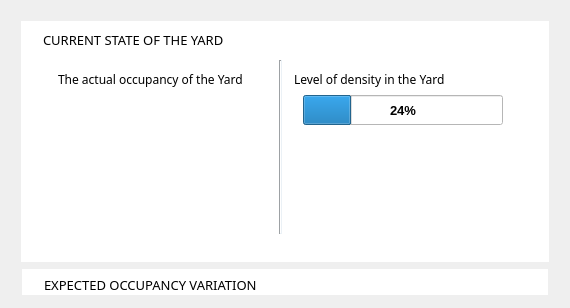
                   <widget class="QWidget" name="homePage">
                    <layout class="QVBoxLayout" name="verticalLayout_12">
                     <item>
                      <widget class="QFrame" name="frame_8">
                       <property name="styleSheet">
                        <string notr="true">background-color: transparent;</string>
                       </property>
                       <property name="frameShape">
                        <enum>QFrame::StyledPanel</enum>
                       </property>
                       <property name="frameShadow">
                        <enum>QFrame::Raised</enum>
                       </property>
                       <layout class="QVBoxLayout" name="verticalLayout_21">
                        <property name="bottomMargin">
                         <number>0</number>
                        </property>
                        <item>
                         <widget class="QFrame" name="frame_7">
                          <property name="styleSheet">
                           <string notr="true">background-color: #ffffff;</string>
                          </property>
                          <layout class="QVBoxLayout" name="verticalLayout_6">
                           <property name="spacing">
                            <number>0</number>
                           </property>
                           <item alignment="Qt::AlignTop">
                            <widget class="QLabel" name="label">
                             <property name="maximumSize">
                              <size>
                               <width>16777215</width>
                               <height>20</height>
                              </size>
                             </property>
                             <property name="font">
                              <font>
                               <family>Arial Rounded MT Bold</family>
                               <pointsize>10</pointsize>
                               <weight>50</weight>
                               <bold>false</bold>
                              </font>
                             </property>
                             <property name="styleSheet">
                              <string notr="true">padding: 5px;
margin-left: 5px;</string>
                             </property>
                             <property name="text">
                              <string>CURRENT STATE OF THE YARD</string>
                             </property>
                            </widget>
                           </item>
                           <item alignment="Qt::AlignTop">
                            <widget class="QFrame" name="frame_10">
                             <property name="whatsThis">
                              <string>QFrame</string>
                             </property>
                             <property name="styleSheet">
                              <string notr="true">#frame_10{
padding: 10px;
}
#densityChartWidget{
padding: 30px;}</string>
                             </property>
                             <layout class="QHBoxLayout" name="horizontalLayout_5">
                              <property name="topMargin">
                               <number>0</number>
                              </property>
                              <item>
                               <widget class="QWidget" name="pieChartWidget" native="true">
                                <property name="styleSheet">
                                 <string notr="true">background-color: #ffffff;</string>
                                </property>
                                <layout class="QVBoxLayout" name="verticalLayout_13">
                                 <property name="rightMargin">
                                  <number>30</number>
                                 </property>
                                 <item alignment="Qt::AlignTop">
                                  <widget class="QLabel" name="label_8">
                                   <property name="minimumSize">
                                    <size>
                                     <width>0</width>
                                     <height>20</height>
                                    </size>
                                   </property>
                                   <property name="maximumSize">
                                    <size>
                                     <width>16777215</width>
                                     <height>30</height>
                                    </size>
                                   </property>
                                   <property name="font">
                                    <font>
                                     <family>Arial Rounded MT Bold</family>
                                     <pointsize>9</pointsize>
                                     <weight>50</weight>
                                     <bold>false</bold>
                                     <underline>false</underline>
                                     <strikeout>false</strikeout>
                                     <stylestrategy>PreferDefault</stylestrategy>
                                     <kerning>true</kerning>
                                    </font>
                                   </property>
                                   <property name="text">
                                    <string>The actual occupancy of the Yard</string>
                                   </property>
                                  </widget>
                                 </item>
                                </layout>
                               </widget>
                              </item>
                              <item>
                               <widget class="Line" name="line_2">
                                <property name="styleSheet">
                                 <string notr="true">background-color: #EBF1F6;
</string>
                                </property>
                                <property name="orientation">
                                 <enum>Qt::Vertical</enum>
                                </property>
                               </widget>
                              </item>
                              <item>
                               <widget class="QWidget" name="densityChartWidget" native="true">
                                <property name="styleSheet">
                                 <string notr="true">background-color: #ffffff;
</string>
                                </property>
                                <layout class="QVBoxLayout" name="verticalLayout_10">
                                 <property name="leftMargin">
                                  <number>6</number>
                                 </property>
                                 <item alignment="Qt::AlignTop">
                                  <widget class="QLabel" name="label_20">
                                   <property name="minimumSize">
                                    <size>
                                     <width>0</width>
                                     <height>20</height>
                                    </size>
                                   </property>
                                   <property name="maximumSize">
                                    <size>
                                     <width>16777215</width>
                                     <height>30</height>
                                    </size>
                                   </property>
                                   <property name="font">
                                    <font>
                                     <family>Arial Rounded MT Bold</family>
                                     <pointsize>9</pointsize>
                                    </font>
                                   </property>
                                   <property name="text">
                                    <string>Level of density in the Yard</string>
                                   </property>
                                  </widget>
                                 </item>
                                 <item alignment="Qt::AlignHCenter|Qt::AlignVCenter">
                                  <widget class="QWidget" name="widget_10" native="true">
                                   <layout class="QVBoxLayout" name="verticalLayout_27">
                                    <property name="topMargin">
                                     <number>0</number>
                                    </property>
                                    <property name="bottomMargin">
                                     <number>100</number>
                                    </property>
                                    <item>
                                     <widget class="QProgressBar" name="progressBarYardDensity">
                                      <property name="minimumSize">
                                       <size>
                                        <width>200</width>
                                        <height>30</height>
                                       </size>
                                      </property>
                                      <property name="font">
                                       <font>
                                        <pointsize>10</pointsize>
                                        <weight>75</weight>
                                        <bold>true</bold>
                                       </font>
                                      </property>
                                      <property name="styleSheet">
                                       <string notr="true" />
                                      </property>
                                      <property name="value">
                                       <number>24</number>
                                      </property>
                                      <property name="orientation">
                                       <enum>Qt::Horizontal</enum>
                                      </property>
                                      <property name="invertedAppearance">
                                       <bool>false</bool>
                                      </property>
                                     </widget>
                                    </item>
                                   </layout>
                                  </widget>
                                 </item>
                                </layout>
                               </widget>
                              </item>
                             </layout>
                            </widget>
                           </item>
                          </layout>
                         </widget>
                        </item>
                        <item>
                         <widget class="QFrame" name="frame_4">
                          <property name="frameShape">
                           <enum>QFrame::StyledPanel</enum>
                          </property>
                          <property name="frameShadow">
                           <enum>QFrame::Raised</enum>
                          </property>
                          <layout class="QVBoxLayout" name="verticalLayout_26">
                           <property name="spacing">
                            <number>0</number>
                           </property>
                           <property name="leftMargin">
                            <number>0</number>
                           </property>
                           <property name="topMargin">
                            <number>0</number>
                           </property>
                           <property name="rightMargin">
                            <number>0</number>
                           </property>
                           <property name="bottomMargin">
                            <number>0</number>
                           </property>
                           <item>
                            <widget class="QWidget" name="lineGraphWidget" native="true">
                             <property name="styleSheet">
                              <string notr="true">background-color: #ffffff;
</string>
                             </property>
                             <layout class="QVBoxLayout" name="verticalLayout_25">
                              <property name="spacing">
                               <number>10</number>
                              </property>
                              <property name="topMargin">
                               <number>6</number>
                              </property>
                              <property name="bottomMargin">
                               <number>0</number>
                              </property>
                              <item alignment="Qt::AlignTop">
                               <widget class="QLabel" name="label_26">
                                <property name="maximumSize">
                                 <size>
                                  <width>16777215</width>
                                  <height>20</height>
                                 </size>
                                </property>
                                <property name="font">
                                 <font>
                                  <family>Arial Rounded MT Bold</family>
                                  <pointsize>10</pointsize>
                                  <weight>50</weight>
                                  <bold>false</bold>
                                 </font>
                                </property>
                                <property name="styleSheet">
                                 <string notr="true">padding: 5px;
margin-left: 5px;</string>
                                </property>
                                <property name="text">
                                 <string>EXPECTED OCCUPANCY VARIATION</string>
                                </property>
                               </widget>
                              </item>
                             </layout>
                            </widget>
                           </item>
                          </layout>
                         </widget>
                        </item>
                       </layout>
                      </widget>
                     </item>
                    </layout>
                   </widget>
